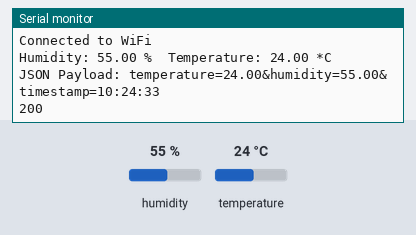
Bench run of a sketch on a simulated ESP32. On the bench: the last lines printed to the serial monitor. The inputs (shaded band) are chosen by the test bench; at power-on: humidity 55 %, temperature 24 °C. WiFi joins after 1.5 s; servers stay silent unless stated; network time is answered at once with the bench clock; uploads are accepted with an empty reply; the local clock reads 2024-03-15 10:24:30 at power-on unless the sketch sets it.

Above: at 4.2 s.
4.3 s: humidity set to 22 %
At 5.21 s:
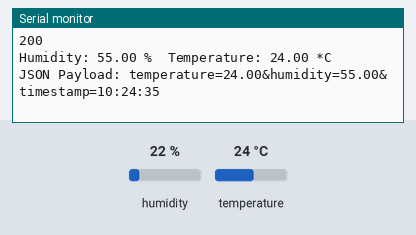
9.1 s: temperature set to 12 °C
At 10.3 s:
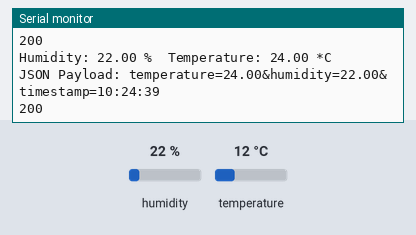
13.9 s: humidity set to 40 %
At 15.7 s:
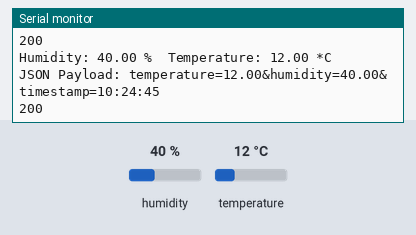
Timing chart, 0 to 17.2 s (numbered marks = the images above; inputs shaded):
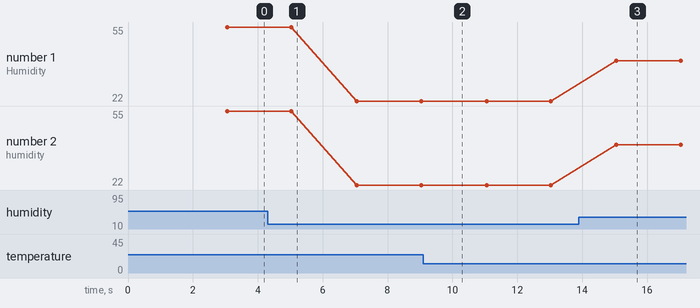

Measured:
- after the input at 13.9 s, the serial monitor: prints a new line after 1.2 s (image 3)
- plotted number 1: 55 → 22 after the input at 4.3 s, 22 → 40 after the input at 13.9 s
- plotted number 2: 55 → 22 after the input at 4.3 s, 22 → 40 after the input at 13.9 s

The sketch:

post-data.ino
```cpp
#include <WiFi.h>
#include <HTTPClient.h>
#include <DHT.h>
#include <NTPClient.h>
#include <WiFiUdp.h>

// Definisikan DHT11 sensor
#define DHTPIN 4
#define DHTTYPE DHT11

DHT dht(DHTPIN, DHTTYPE);

// SSID dan Password WiFi
const char* ssid = "<your-ssid>";
const char* password = "<your-password>";

// URL endpoint
const char* serverName = "https://abbf-202-125-95-131.ngrok-free.app/api/sensor_data";

// Interval pengiriman data (ms)
const long interval = 2000;
unsigned long previousMillis = 0;

// NTP Client untuk mendapatkan waktu
WiFiUDP ntpUDP;
NTPClient timeClient(ntpUDP, "pool.ntp.org", 7*3600, 60000); // NTP server, offset time (in seconds), update interval (in ms)

void setup() {
  Serial.begin(9600);
  delay(1000); // Tambahkan sedikit delay untuk memastikan koneksi serial siap
  dht.begin();

  // Koneksi ke WiFi
  WiFi.begin(ssid, password);
  Serial.println("Connecting to WiFi...");

  while (WiFi.status() != WL_CONNECTED) {
    delay(1000);
    Serial.println("Connecting...");
  }

  Serial.println("Connected to WiFi");

  // Inisialisasi NTP Client
  timeClient.begin();
  timeClient.update();
}

void loop() {
  unsigned long currentMillis = millis();

  if (currentMillis - previousMillis >= interval) {
    previousMillis = currentMillis;

    // Membaca data dari sensor DHT11
    float h = dht.readHumidity();
    float t = dht.readTemperature();

    // Mengecek apakah data valid
    if (isnan(h) || isnan(t)) {
      Serial.println("Failed to read from DHT sensor!");
      return;
    }

    // Menampilkan data ke Serial Monitor
    Serial.print("Humidity: ");
    Serial.print(h);
    Serial.print(" %\t");
    Serial.print("Temperature: ");
    Serial.print(t);
    Serial.println(" *C");

    // Update waktu dari NTP server
    timeClient.update();
    String timestamp = timeClient.getFormattedTime();

    // Membuat payload JSON dengan format yang diinginkan
    String payload = "temperature=" + String(t) + "&humidity=" + String(h) + "&timestamp=" + timestamp;
    Serial.print("JSON Payload: ");
    Serial.println(payload);

    // Mengirim data ke server
    if (WiFi.status() == WL_CONNECTED) {
      HTTPClient http;
      http.begin(serverName);
      http.addHeader("Content-Type", "application/x-www-form-urlencoded");

      // Mengirim request POST
      int httpResponseCode = http.POST(payload);

      if (httpResponseCode > 0) {
        String response = http.getString();
        Serial.println(httpResponseCode);
        Serial.println(response);
      } else {
        Serial.print("Error on sending POST: ");
        Serial.println(httpResponseCode);
      }

      // Mengakhiri HTTP request
      http.end();
    } else {
      Serial.println("Error in WiFi connection");
    }
  }
}
```
